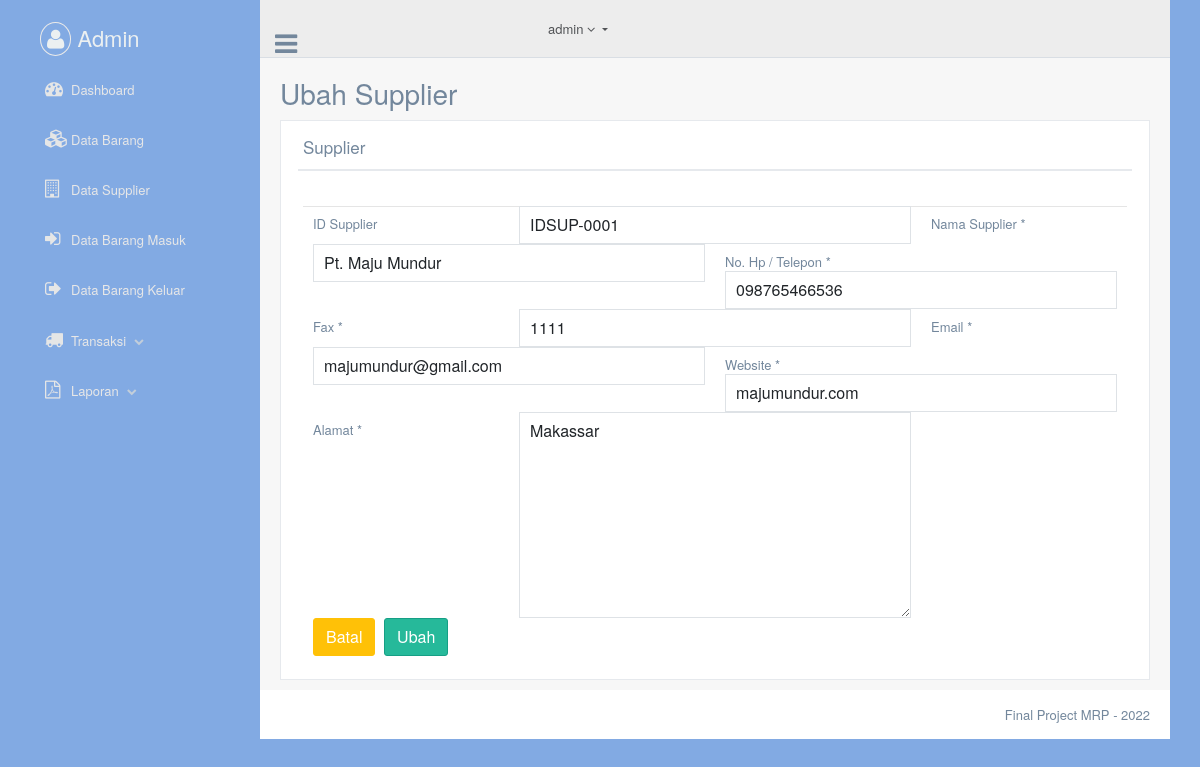
The page /admin/supplier_ubah.php?id_supplier=IDSUP-0001 on the database its author committed.
### tables this page shows
CREATE TABLE `dta_supplier` (
  `id_supplier` varchar(20) NOT NULL,
  `nama` varchar(50) NOT NULL,
  `nomor` varchar(20) NOT NULL,
  `fax` varchar(10) NOT NULL,
  `email` varchar(30) NOT NULL,
  `website` varchar(20) NOT NULL,
  `alamat` text NOT NULL
);

### admin/supplier_ubah.php (the view, shortened to what this page needs)
<?php include_once ('head.php') ?>
<?php
$idsup = $_GET['id_supplier'];
$sql   = "SELECT * FROM dta_supplier WHERE id_supplier = '$idsup'";
$query = $mysqli->query($sql);
while ($row = $query->fetch_array(MYSQLI_NUM)) {
  $nma    = $row[1];
  $nmo    = $row[2];
  $fax    = $row[3];
  $email  = $row[4];
  $web    = $row[5];
  $alamat = $row[6];
}
 ?>
 <body class="nav-md">
   <div class="container body">
     <div class="main_container">
       <?php include_once ('header.php'); ?>
       <div class="right_col" role="main">
         <div class="">
           <div class="page-title">
             <div class="title_left">
               <h3>Ubah Supplier</h3>
             </div>
           </div>
           <div class="clearfix"></div>
           <div class="row">
             <div class="col-md-12 col-sm-12 col-xs-12">
               <div class="x_panel">
                 <div class="x_title">
                   <h2>Supplier</h2>
                   <div class="clearfix"></div>
                 </div>
                 <div class="x_content">
                   <form class="form-horizontal form-label-left" action="supplier_proses_ubah.php" method="post">
                     <div class="item form-group">
                       <label class="control-label col-md-3 col-sm-3 col-xs-12">ID Supplier</label>
                       <div class="col-md-6 col-sm-6 col-xs-12">
                         <input class="form-control col-md-7 col-xs-12" type="text" name="inpid" value="<?php echo $_GET['id_supplier']; ?>" readonly>
                       </div>
                     </div>
                     <div class="item form-group">
                       <label class="control-label col-md-3 col-sm-3 col-xs-12">Nama Supplier <span class="required">*</span>
                       </label>
                       <div class="col-md-6 col-sm-6 col-xs-12">
                         <input class="form-control col-md-7 col-xs-12" type="text" name="inpnma" value=<?php echo "\"$nma\""; ?> required>
                       </div>
                     </div>
                     <div class="item form-group">
                       <label class="control-label col-md-3 col-sm-3 col-xs-12">No. Hp / Telepon <span class="required">*</span>
                       </label>
                       <div class="col-md-6 col-sm-6 col-xs-12">
                         <input class="form-control col-md-7 col-xs-12" type="text" name="inpnmo" value=<?php echo "\"$nmo\""; ?> required>
                       </div>
                     </div>
                     <div class="item form-group">
                       <label class="control-label col-md-3 col-sm-3 col-xs-12">Fax <span class="required">*</span>
                       </label>
                       <div class="col-md-6 col-sm-6 col-xs-12">
                         <input class="form-control col-md-7 col-xs-12" type="text" name="inpfax" value=<?php echo "\"$fax\""; ?> required>
                       </div>
                     </div>
                     <div class="item form-group">
                       <label class="control-label col-md-3 col-sm-3 col-xs-12">Email <span class="required">*</span>
                       </label>
                       <div class="col-md-6 col-sm-6 col-xs-12">
                         <input class="form-control col-md-7 col-xs-12" type="text" name="inpemail" value=<?php echo "\"$email\""; ?> required>
                       </div>
                     </div>
                     <div class="item form-group">
                       <label for="" class="control-label col-md-3 col-sm-3 col-xs-12">Website <span class="required">*</span>
                       </label>
                       <div class="col-md-6 col-sm-6 col-xs-12">
                         <input class="form-control col-md-7 col-xs-12" type="text" name="inpweb" value=<?php echo "\"$web\""; ?> required>
                       </div>
                     </div>
                     <div class="item form-group">
                       <label class="control-label col-md-3 col-sm-3 col-xs-12">Alamat <span class="required">*</span>
                       </label>
                       <div class="col-md-6 col-sm-6 col-xs-12">
                         <textarea class="form-control col-md-7 col-xs-12" name="inpalmt" rows="8" cols="25"><?php echo $alamat; ?></textarea>
                       </div>
                     </div>
                     <div class="form-group">
                       <div class="col-md-6 col-md-offset-3">
                         <a class="btn btn-warning" href="supplier.php">Batal</a>
                         <input class="btn btn-success" type="submit" name="ubah" value="Ubah">
                       </div>
                     </div>
                   </form>
                 </div>
               </div>
             </div>
           </div>
         </div>
       </div>
       <?php include_once ('footer.php'); ?>
     </div>
   </div>
   <?php include_once ('foot.php'); ?>

### rows shown on the page
dta_supplier: inpnma "Pt. Maju Mundur", inpnmo "098765466536", inpfax "1111", inpemail "majumundur@gmail.com", inpweb "majumundur.com", inpalmt "Makassar"
